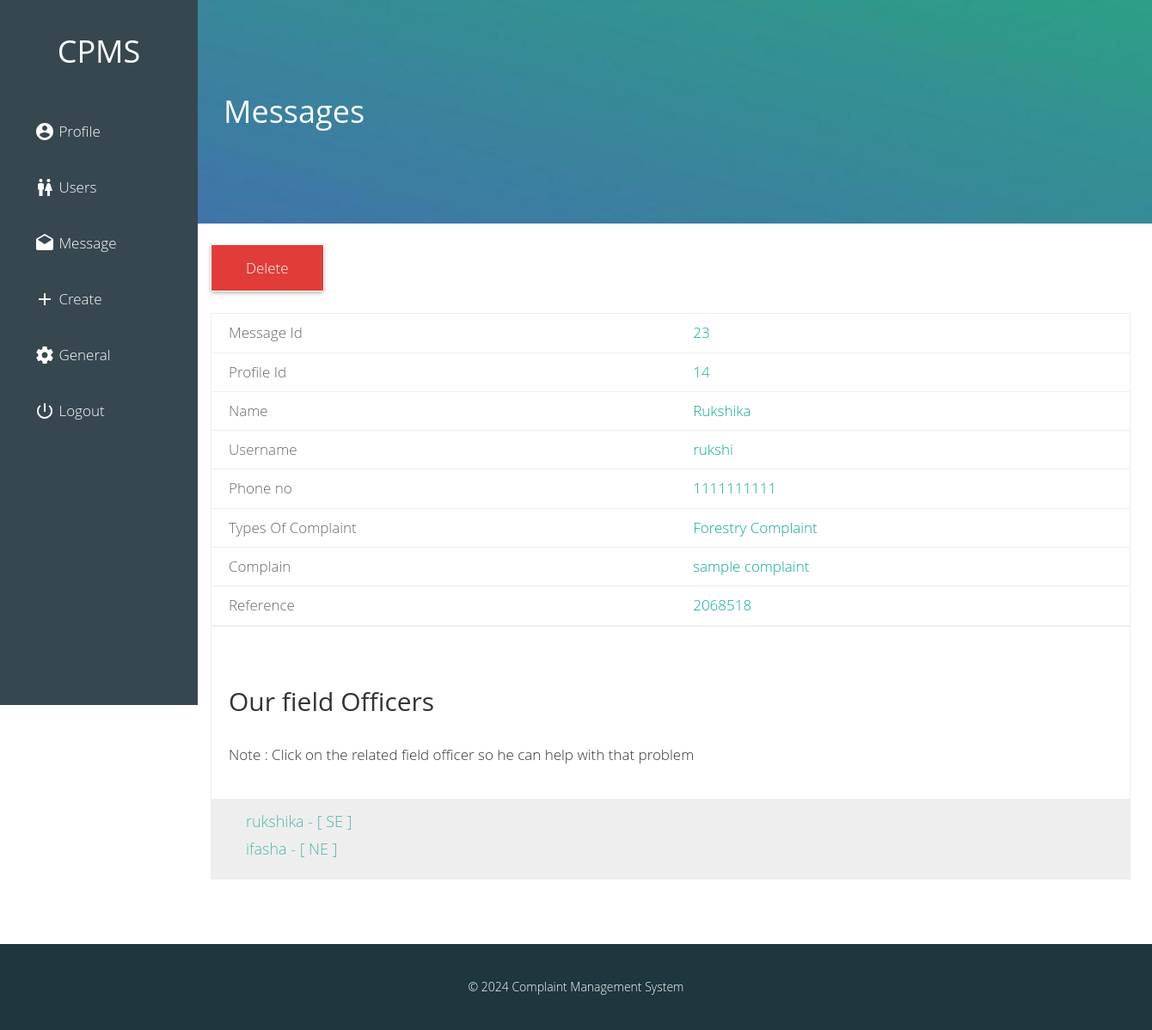
The app's page /admin/message-view.php?id=23 (signed in) with its own data.
### tables this page shows
CREATE TABLE IF NOT EXISTS `cmp_log` (
`id` int(11) NOT NULL,
  `user_id` int(3) NOT NULL,
  `name` varchar(50) NOT NULL,
  `username` varchar(50) NOT NULL,
  `email` varchar(80) NOT NULL,
  `phone no` varchar(10) NOT NULL,
  `TypeOfComplaint` varchar(150) NOT NULL,
  `complain` varchar(300) NOT NULL,
  `ref_no` int(100) NOT NULL
);

CREATE TABLE IF NOT EXISTS `officer` (
`id` int(11) NOT NULL,
  `name` varchar(20) NOT NULL,
  `user_name` varchar(20) NOT NULL,
  `email` varchar(170) NOT NULL,
  `post` varchar(50) NOT NULL,
  `password` varchar(20) NOT NULL,
  `time` timestamp NOT NULL DEFAULT CURRENT_TIMESTAMP ON UPDATE CURRENT_TIMESTAMP
);

### core/config.php (called while the page is built, shortened)
<?php
$web_name = "Complaint Management System";
?>

### admin/message-view.php (the view, shortened to what this page needs)
<?php
  require '../core/config.php';
  $id = $_GET['id'];
 ?>
<!DOCTYPE html>
<html>
  <head>
    <link rel="stylesheet" href="../files/css/bootstrap.css">
    <link rel="stylesheet" href="../files/css/custom.css">
  </head>
  <body>
  <?php require 'nav.php';?>
  <div class="animated fadeIn">
  <div class="cover main">
    <h1>Messages</h1>
  </div>
    <div class="div">
        <div class="col-lg-12 ">
          <?php
          echo "<a class='button logout' href ='m_delete.php?id=$id' onClick=\"javascript:return confirm ('Are you really want to delete ?');\">Delete</a>";
           ?>
           <br><br><br><br>
          <table>
          <?php
            $query1=mysql_query("SELECT * FROM `cmp_log` WHERE id='$id'");
            while( $arry=mysql_fetch_array($query1) ) {
              $id = $arry['id'];
              $user_id = $arry['user_id'];
              $name = $arry['name'];
              $username = $arry['username'];
              $phone_no = $arry['phone no'];
              $TypeOfComplaint = $arry['TypeOfComplaint'];
              $complain = $arry['complain'];
              $ref = $arry['ref_no'];
            }
               echo "<tr> <td> <b> Message Id </b> </td>";
               echo "     <td> ".$id."</td> </tr>";
               echo "<tr> <td> <b> Profile Id </b> </td>";
               echo "     <td> ".$user_id."</td> </tr>";
               echo "<tr> <td> <b> Name </b> </td>";
               echo "     <td> ".$name."</td> </tr>";
               echo "<tr> <td> <b> Username </b> </td>";
               echo "     <td> ".$username."</td> </tr>";
               echo "<tr> <td> <b> Phone no </b> </td>";
               echo "     <td> ".$phone_no."</td> </tr>";
               echo "<tr> <td> <b> Types Of Complaint </b> </td>";
               echo "     <td> ".$TypeOfComplaint."</td> </tr>";
               echo "<tr> <td> <b> Complain </b> </td>";
               echo "     <td> ".$complain."</td></tr>";
               echo "<tr> <td> <b> Reference </b> </td>";
               echo "     <td> ".$ref."</td></tr>";
          ?>
          </table>
          <div class="field-off jumbotron">
            <br>
            <h2>Our field Officers</h2>
            <p>Note : Click on the related field officer so he can help with that problem </p>
                <div class="li">
            <?php
              $db=mysql_query("SELECT * FROM `officer`");
                while($data=mysql_fetch_array($db)) {
                   $name = $data['name'];
                  $post = $data['post'];
                  echo " <a class='list' href='forward.php?officer=$name & id=$id'> $name - [ $post ]</a> <br> ";
                }
            ?>
                </div>
          </div>
          <br><br>
      </div>
    </div>
  </div>
  <footer>
  <br><br>&copy <?php echo date("Y"); ?> <?php echo $web_name; ?>
  </footer>
  </body>
</html>

### admin/nav.php (shortened to what this page needs)
<nav class="admin">
  <ul>
    <h1>CPMS</h1>
      <li><a href="admin-profile.php">
      Profile</a></li>
      <li><a href="users.php">
      Users</a></li>
      <li><a class="disable" href="message.php">
      <svg fill="#FFFFFF" height="24" viewBox="0 0 24 24" width="24" xmlns="http://www.w3.org/2000/svg">
          <path d="M21.99 8c0-.72-.37-1.35-.94-1.7L12 1 2.95 6.3C2.38 6.65 2 7.28 2 8v10c0 1.1.9 2 2 2h16c1.1 0 2-.9 2-2l-.01-10zM12 13L3.74 7.84 12 3l8.26 4.84L12 13z"/>
         <path d="M0 0h24v24H0z" fill="none"/>
      </svg>
      Message</a></li>
      <li><a href="create.php">
        <svg fill="#FFFFFF" height="24" viewBox="0 0 24 24" width="24" xmlns="http://www.w3.org/2000/svg">
            <path d="M19 13h-6v6h-2v-6H5v-2h6V5h2v6h6v2z"/>
            <path d="M0 0h24v24H0z" fill="none"/>
        </svg>
      Create</a></li>
      <li><a href="general.php">
        General</a></li>
      <li><a href="../logout.php" onClick="javascript:return confirm ('Are you really want to delete ?');">
      Logout</a></li>
  </ul>
</nav>

### files/css/custom.css (style rules this page uses)
body { font-family:"Gotham A", Gotham, "Gotham SSm A", "Gotham SSm B", "Gotham SSm", "Proxima Nova", "Open Sans", "Helvetica Neue", Helvetica, Arial, sans-serif; font-weight: lighter; }
a,a:hover,a:focus,a:visited { color:#4db6ac; text-decoration: none!important; outline: 0px!important; }
a:-webkit-any-link { text-decoration: none;!important }
.col-lg-12 p { font-size: 17px!important; }
.cover { width:100%; height: 260px; background: #4db6ac url('../img/admin.jpg'); background-position: center center; background-size: cover; position: relative; float: left; z-index: 999; color: #fff; }
.admin { background: #4db6ac url('../img/admin.jpg'); background-size: cover; }
.main { padding-top: 90px; padding-left: 260px; padding-right: 30px; color:#fff; }
.div { width:1100px; min-height: 700px;; padding-top: 20px; background: #fff; position: relative; float: left; left: 230px; }
nav.admin { width:230px; height: 820px; background:#37474f; padding: 0px; padding-top: 20px; position: fixed; float: left; z-index: 9999; }
.admin h1 { color:#fff; text-align: center; padding-bottom: 30px; }
nav.admin ul { list-style-type: none; padding: 0px; margin: 0px; }
nav.admin ul li { display: block; list-style-type: none; margin: 0px; padding: 0px; width:230px; }
nav.admin ul li a { text-decoration: none; color: #fff; font-size: 17px; display: block; line-height: 65px; border-right: 5px solid #37474f; -webkit-transition: 0.3s; transition: 0.3s; padding-left: 40px; padding-top: 0px; top: 20px; }
nav.admin ul li a svg { position: relative; top: 6px; }
.button { position: relative; top: 20px; padding: 15px 40px; color: #fff!important; border-radius: 2px; box-shadow: 0 2px 5px rgba(0,0,0,.26); font-size: 17px; }
.logout { border: 1px solid #fff!important; background:#e23c39; }
table { width:100%; border-left: 1px solid #eee; border-right: 1px solid #eee; font-size: 17px; }
td { padding:10px; border-top: 1px solid #eee; border-bottom: 1px solid #eee; padding-left: 20px; color:#0ea798; }
table b { font-weight: lighter!important; color: #666; }
p { font-weight: lighter!important; font-size: 19px!important; line-height: 32px; padding: 20px!important; }
.field-off { width:100%; height: 300px; background: #fff; position: relative; border: 1px solid #eee; padding-top: 30px; }
h2 { padding-left: 20px; }
.li { width:100%; height: auto; padding-bottom: 30px; padding-top: 10px; background: #eee; float: left; padding-left: 40px; }
.list { line-height: 32px; font-size: 18px; }
footer { width: 100%; height: 100px; background: #1e363e; position: relative; float: left; text-align: center; color: #fff; }
.animated { animation-duration: 1s; animation-fill-mode: both; }
.fadeIn { animation-name: fadeIn; }

### records on screen
cmp_log: id "23", user "14", name "Rukshika", username "rukshi", phone no "1111111111", TypeOfComplaint "Forestry Complaint", complain "sample complaint", ref_no "2068518"
officer: name "rukshika", post "SE"
officer: name "ifasha", post "NE"

### other values on screen
$web_name "Complaint Management System"
